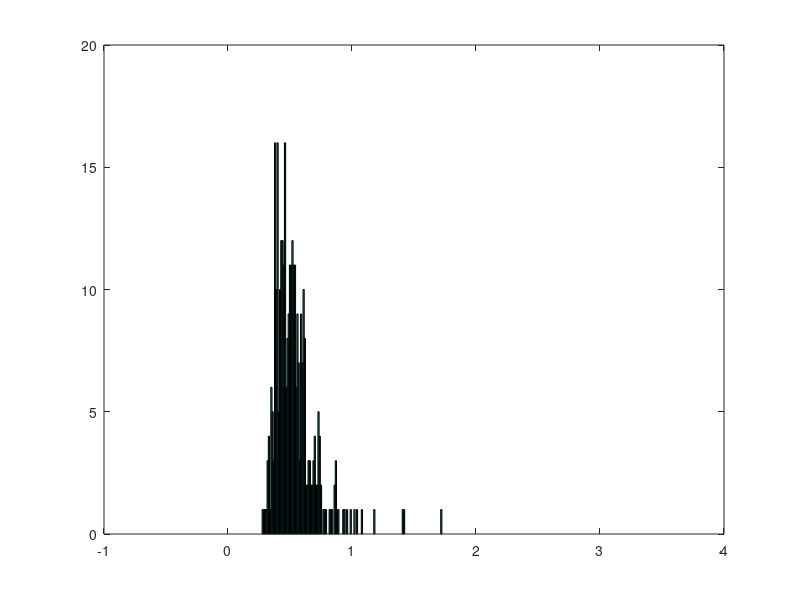

The MATLAB script that drew this image: (Note: this script raises an error after producing the figure.)
%%=====================================================================================================================================
% “Regressing Away Common Neural Choice Signals does not make them Artifacts. Comment on Frӧmer et al (2024 , Nature Human Behaviour)”
% Authors: Redmond G. O’Connell, Elaine A. Corbett, Elisabeth Parés-Pujolràs, Daniel Feuerriegel & Simon P. Kelly
%%=====================================================================================================================================

% Simulation of simple signal shapes to demonstrate Unfold works well when the data meet its assumptions, but not so much otherwise.

clear all; close all;
load EEG2x2 % to make sure structure is configured to work, I'm starting from one of the tutorial simulations
% has 200 Hz sample rate, and 120,000 samples (10 minutes) - fine for our purposes!

% We're going to replace the EEG data and the event list. Let's start by generating the RT distribution which can be
% entered as the event list in all cases.

% Let's say a stimulus comes up every
SOA = 1.8; % ...sec, and so we'll fit this many trials in 10 min:
numtr = 332; % number of trials
% generate RTs:
dm = 1.2%1.2; % mean drift rate /sec
ds = .5; %0.5 std of drift rate /sec
bcr = 0.8; % assume a collapsing bound at this rate /sec, let's say bound starts at 1 and collapses toward zero at 2 sec. Almost ruling out misses.
% Let's generate a bunch of drift rates and record them:
d = dm+ds*randn(numtr,1);
RT = 1./(d+bcr); % if you want to look at distribution:
figure; hist(RT,[-.2:.01:3])
while max(RT)>1.5 | min(RT)<0 % let's contain the RTs to within 1.5 sec (should be the case with these settings on most runs)
    d(find(RT>1.5 | RT<0)) = dm+ds*randn(length(find(RT>1.5 | RT<0)),1); % sample fresh drift rates that are hopefully less outlying
    RT(find(RT>1.5 | RT<0)) = 1./(d(find(RT>1.5 | RT<0))+bcr);
end
% Also record amplitude at resp, 'a,' of the ballistic accumulator:
a = d.*RT; % very easy equations since we're starting ramp from (0,0). To plot amplitude of DV at RT, across RT: figure; plot(RT,a,'o')

% d and a are our ground truth for the ramp model. We use the same RT distribution without loss of generality, for the simulated data with overlapping S and R signals

%% now let's make two continuous EEG signals, in both of which we insert the same trigger event for each S and R.
% in EEGSR, we insert at each event a timescale-invariant S-locked or R-locked signal, as assumed in the Unfold model.
% e.g. just a box car of different durations, or maybe a triangular wave:
durS = 0.6; durR = 0.6; % same duration and shape for S and R - don't see any need to make them different
S = [1:durS/2*EEG.srate fliplr(1:durS/2*EEG.srate-1)]./(durS/1*EEG.srate);  % The stiulus-locked signal
R = [1:durR/2*EEG.srate fliplr(1:durR/2*EEG.srate-1)]./(durR/1*EEG.srate); tR = [-(durR/2*EEG.srate-1):(durR/2*EEG.srate-1)]; % timebase to allow us to put R-locked resp centred on R
% in EEGRAMP, we interpose a ramp signal from S to R of each trial - we'll do that in the loop below.

EEG.event=[]; EEG.data=zeros(1,120000); % initialise
[EEGSR, EEGRAMP] = deal(EEG);  % blank slate for both

k=0;
for n=1:numtr
    % stimulus:
    k=k+1;
    [EEGSR.event(k).latency, EEGRAMP.event(k).latency] = deal(EEG.srate*SOA*n);  % pop the stimulus events in at every SOA
    [EEGSR.event(k).type, EEGRAMP.event(k).type] = deal('stim_on');
    % add S-locked signal to EEGSR at stimulus time:
    EEGSR.data(EEGSR.event(k).latency+[1:length(S)]) = EEGSR.data(EEGSR.event(k).latency+[1:length(S)]) + S;
    % add RAMP between S and R to EEGRAMP:
    EEGRAMP.data(EEGRAMP.event(k).latency+[1:round(EEG.srate*RT(n))]) = [1:round(EEG.srate*RT(n))]/round(EEG.srate*RT(n))*a(n); % ramps to the bound level at that RT
    [EEGSR.event(k).is_slow, EEGRAMP.event(k).is_slow] = deal(RT(n)>=median(RT)); % add an indicator variable for RT median split, as in Fromer et al
    
    % resp:
    k=k+1;
    [EEGSR.event(k).latency, EEGRAMP.event(k).latency] = deal(EEGSR.event(k-1).latency + round(EEG.srate*RT(n)));
    [EEGSR.event(k).type, EEGRAMP.event(k).type] = deal('resp');
    % add R-locked signal to EEGSR at the resp times:
    EEGSR.data(EEGSR.event(k).latency+tR) = EEGSR.data(EEGSR.event(k).latency+tR) + R;
    
    [EEGSR.event(k).is_slow, EEGRAMP.event(k).is_slow] = deal(RT(n)>=median(RT)); % add an indicator variable for RT median split, as in Fromer et al
end

cfgDesign = [];
cfgDesign.eventtypes = {'stim_on','resp'};
cfgDesign.formula = {'y~1','y~1+cat(is_slow)'};  

% For Timexpanding everything:
cfgTimeexpand = [];
cfgTimeexpand.timelimits = [-1.5 1.5]; % Fromer et al GitHub page says that analysis of Steinemann was the same as the Boldt data. The Boldt data code appears to use asymmetric S/R windows but the long part was 1.5 sec
plt.times = [-1.5:1/EEG.srate:1.499];

% now run EEGSR through unfold:
EEGSR = uf_designmat(EEGSR,cfgDesign);
EEGSR = uf_timeexpandDesignmat(EEGSR,cfgTimeexpand);
EEGSR = uf_glmfit(EEGSR,'channel',1);  % Fit the GLM
ufresultSR = uf_condense(EEGSR);

% and EEGRAMP - same code:
EEGRAMP = uf_designmat(EEGRAMP,cfgDesign);
EEGRAMP = uf_timeexpandDesignmat(EEGRAMP,cfgTimeexpand);
EEGRAMP = uf_glmfit(EEGRAMP,'channel',1);  % Fit the GLM
ufresultRAMP = uf_condense(EEGRAMP);

% ... and for looking into their Supplementary Fig 7, do another round on the ramp case, but "RT-agnostic" as they put it
cfgDesign.formula = {'y~1','y~1'};  
EEGRAMP = uf_designmat(EEGRAMP,cfgDesign);
EEGRAMP = uf_timeexpandDesignmat(EEGRAMP,cfgTimeexpand);
EEGRAMP = uf_glmfit(EEGRAMP,'channel',1);  % Fit the GLM
ufresultRAMP_RTag = uf_condense(EEGRAMP);

% Replicate Fig. S6 for ramping signal (EPP)
cfgDesign.eventtypes = {'stim_on','resp'};
cfgDesign.formula = {'y~1+cat(is_slow)','y~1+cat(is_slow)'}; 
EEGRAMP = uf_designmat(EEGRAMP,cfgDesign);
EEGRAMP = uf_timeexpandDesignmat(EEGRAMP,cfgTimeexpand);
EEGRAMP = uf_glmfit(EEGRAMP,'channel',1);  % Fit the GLM
ufresultRAMP_SR_RT = uf_condense(EEGRAMP);

% Replicate Fig. S6 for time-invariant SR signal (EPP) -
cfgDesign.eventtypes = {'stim_on','resp'};
cfgDesign.formula = {'y~1+cat(is_slow)','y~1+cat(is_slow)'};  
EEGSR = uf_designmat(EEGSR,cfgDesign);
EEGSR = uf_timeexpandDesignmat(EEGSR,cfgTimeexpand);
EEGSR = uf_glmfit(EEGSR,'channel',1);  % Fit the GLM
ufresultSR_SR_RT = uf_condense(EEGSR);


%% And now let's derive fast/slow ERP traces, both original, and "corrected" by Unfold:
% For corrected, we remove S-locked component.
% For Supl fig 7, we correct further by removing also the R compts!
[origSR, corrSR, corrSR_S,corrSR_R] = deal(EEGSR.data);
[origRAMP, corrRAMP, corrRAMP2, corrRAMP_S, corrRAMP_R] = deal(EEGRAMP.data); % corrRAMP2 will be the one corrected by removing S AND R

ts = round(plt.times*EEG.srate);
[erpSR, erprSR, erpcSR, erprcSR, erpRAMP, erprRAMP, erpcRAMP, erprcRAMP, erpcRAMP2, erprcRAMP2] = deal(nan(numtr,length(ts))); % 'r' stands for Response-locked, 'c' stands for corrected

for n=1:numtr
    % Uncorrected:
    erpSR(n,:) = origSR(EEGSR.event(n*2-1).latency+ts); % (S are the odd numbered events)
    erprSR(n,:) = origSR(EEGSR.event(n*2).latency+ts);
    erpRAMP(n,:) = origRAMP(EEGRAMP.event(n*2-1).latency+ts);
    erprRAMP(n,:) = origRAMP(EEGRAMP.event(n*2).latency+ts);
    % For corrected, remove S-locked by subtracting from each trial:
    corrSR(EEGSR.event(n*2-1).latency+ts) = corrSR(EEGSR.event(n*2-1).latency+ts) - ufresultSR.beta(:,:,1);
    erprcSR(n,:) = corrSR(EEGSR.event(n*2).latency+ts);
    corrRAMP(EEGRAMP.event(n*2-1).latency+ts) = corrRAMP(EEGRAMP.event(n*2-1).latency+ts) - ufresultRAMP.beta(:,:,1);
    erprcRAMP(n,:) = corrRAMP(EEGRAMP.event(n*2).latency+ts);
    
    % For fig S7 corrected, remove S-locked AND R-locked:
    corrRAMP2(EEGRAMP.event(n*2-1).latency+ts) = corrRAMP2(EEGRAMP.event(n*2-1).latency+ts) - ufresultRAMP_RTag.beta(:,:,1); % subtract S
    corrRAMP2(EEGRAMP.event(n*2).latency+ts) = corrRAMP2(EEGRAMP.event(n*2).latency+ts) - ufresultRAMP_RTag.beta(:,:,2);   % subtract R
    erpcRAMP2(n,:) = corrRAMP2(EEGRAMP.event(n*2-1).latency+ts);   % S-locked
    erprcRAMP2(n,:) = corrRAMP2(EEGRAMP.event(n*2).latency+ts);   % R-locked
    
    % For fig S6 corrected, remove S-locked AND R-locked in RAMP panels (RIGHT):
    % For corrected resp ERPs, remove S-component by subtracting from each trial:
    corrRAMP_S(EEGRAMP.event(n*2-1).latency+ts) = corrRAMP_S(EEGSR.event(n*2-1).latency+ts) - ufresultRAMP_SR_RT.beta(:,:,1);
    if EEGRAMP.event(n*2-1).is_slow == 1 %For slow trials, remove "slow" betas too
        corrRAMP_S(EEGRAMP.event(n*2-1).latency+ts) = corrRAMP_S(EEGSR.event(n*2-1).latency+ts) - ufresultRAMP_SR_RT.beta(:,:,2);
    end
    erprcRAMP_R(n,:) = corrRAMP_S(EEGRAMP.event(n*2).latency+ts); %Removed stimulus
    
    % For corrected stimulus ERPs, remove R-component by subtracting from each trial:
    corrRAMP_R(EEGRAMP.event(n*2).latency+ts) = corrRAMP_R(EEGRAMP.event(n*2).latency+ts) - ufresultRAMP_SR_RT.beta(:,:,3);
    if EEGRAMP.event(n*2).is_slow == 1 %For slow trials, remove "slow" betas too
        corrRAMP_R(EEGRAMP.event(n*2).latency+ts) = corrRAMP_R(EEGRAMP.event(n*2).latency+ts) - ufresultRAMP_SR_RT.beta(:,:,4);
    end
    erprcRAMP_S(n,:) = corrRAMP_R(EEGRAMP.event(n*2-1).latency+ts); %Removed resp
    
    % For fig S6 corrected, remove S-locked AND R-locked in SR panels (LEFT):
    % For corrected resp ERPs, remove S-component by subtracting from each trial:
    corrSR_S(EEGSR.event(n*2-1).latency+ts) = corrSR_S(EEGSR.event(n*2-1).latency+ts) - ufresultSR_SR_RT.beta(:,:,1);
    if EEGSR.event(n*2-1).is_slow == 1 %For slow trials, remove "slow" betas too
        corrSR_S(EEGSR.event(n*2-1).latency+ts) = corrSR_S(EEGSR.event(n*2-1).latency+ts) - ufresultSR_SR_RT.beta(:,:,2);
    end
    erprcSR_R(n,:) = corrSR_S(EEGSR.event(n*2).latency+ts); %Removed stimulus
    
    % For corrected stimulus ERPs, remove R-component by subtracting from each trial:
    corrSR_R(EEGSR.event(n*2).latency+ts) = corrSR_R(EEGSR.event(n*2).latency+ts) - ufresultSR_SR_RT.beta(:,:,3);
    if EEGSR.event(n*2).is_slow == 1 %For slow trials, remove "slow" betas too
        corrSR_R(EEGSR.event(n*2).latency+ts) = corrSR_R(EEGSR.event(n*2).latency+ts) - ufresultSR_SR_RT.beta(:,:,4);
    end
    erprcSR_S(n,:) = corrSR_R(EEGSR.event(n*2-1).latency+ts); %Removed resp
    
end

%% plotting
% first create figure and set plot dimensions etc:
plotTimes = [-1.5:1/EEG.srate:1.5];

set(0,'DefaultLegendAutoUpdate','off')
figure; set(gcf,'DefaultLineLineWidth',2);

xlS = [-0.5 1]; % x axis limits for Stimulus-locked
xlR = [-0.72 0.1];  % x axis limits for Response-locked

FS = 9; % fontsize
xlex = [-0.1 1.1];
yl=[-0.5 1];

set(0,'DefaultLegendAutoUpdate','off')
f = figure;  set(gcf,'DefaultLineLineWidth',2);
t = tiledlayout(4,4, 'TileSpacing','compact')
colors = [180 108 110 ; 105 9 11]/255;
dblue = hex2rgb("0072BD");
lblue = hex2rgb("4DBEEE");

% Example trials up top
% find suitable trials around the 10th, 90th percentile:
q19 = quantile(RT,[.1 .9]);
[mm,tr(1)]  = min(abs(RT-q19(1))); [mm,tr(2)]  = min(abs(RT-q19(2)));
for n=1:2
    if n == 1; nexttile([1,2]); end
    tex = [-0.1:1/EEG.srate:1.1]; exS = zeros(1,length(tex)); exR = zeros(1,length(tex));
    exS(find(tex==0)+[1:length(S)]) = S; [mm,RTsamp]=min(abs(tex-RT(tr(n)))); exR(RTsamp+tR) = R;
    
    if n == 2; xlabel('Time (s)'); ylabel('Simulated signals (a.u.)');
        lt = '--'; else lt = '-';end
    
    plot(tex,exS, 'Color', [0 0.4470 0.7410]); hold on; %if n==1, set(gca,'XTickLabel',[]); end%set(gca,'XColor',[1 1 1]); end
    plot(tex,exR, 'Color', [0.8500 0.3250 0.0980]); xlim(xlex); ylim(yl); plot([0 0],yl,'k','LineWidth',1);  hold on;
    plot([1 1]*tex(RTsamp),yl,'--k','LineWidth',1); hold on;
    text(-0.02,yl(2)*1.12,'S','FontSize',FS); text(tex(RTsamp)-0.04,yl(2)*1.12,['R_' num2str(n)],'FontSize',FS);
    if n == 1; text(-0.02,yl(2)*1.4,['Time Invariant S and R components'], 'fontsize', 11);
        l=legend({'S', 'R'}, 'interpreter', 'latex', 'location', 'ne', 'box', 'off')
        l.ItemTokenSize = [10 8];
    end
    
end

for n=1:2
    if n == 1; nexttile([1,2]); end
    tex = [-0.1:1/EEG.srate:1.1]; ex = zeros(1,length(tex));
    ex(find(tex==0)+[1:round(EEG.srate*RT(tr(n)))]) = [1:round(EEG.srate*RT(tr(n)))]/round(EEG.srate*RT(tr(n)))*a(tr(n));
    
    if n == 2; xlabel('Time (s)');
        lt = '--'; else lt = '-';end
    
    [mm,RTsamp]=min(abs(tex-RT(tr(n))));
    plot(tex,ex,'Color',[0 .5 0]); if n==1, set(gca,'YTickLabel', ''); end ; hold on;%set(gca,'XColor',[1 1 1]); end
    xlim(xlex); ylim(yl); plot([0 0],yl,'k','LineWidth',1); hold on;
    plot([1 1]*tex(RTsamp),yl,'--k','LineWidth',1); hold on;
    set(gca,'YTickLabel', '');
    text(tex(RTsamp)-0.04,yl(2)*1.12,['R_' num2str(n)],'FontSize',FS);
    text(-0.02,yl(2)*1.12,'S','FontSize',FS);
    if n == 1; text(-0.02,yl(2)*1.4,['Ramping Evidence Accumulation Signal'], 'fontsize', 11);
        l=legend({'EA'}, 'interpreter', 'latex', 'location', 'ne', 'box', 'off')
        l.ItemTokenSize = [10 8];
    end
end

% SR uncorrected:
nexttile; %Stimulus-locked
plot(plt.times,mean(erpSR(find(RT<median(RT)),:)),'Color',colors(1,:)); hold on;
plot(plt.times,mean(erpSR(find(RT>=median(RT)),:)),'Color',colors(2,:)); hold on;
xlim(xlS); ylim(yl); plot([0 0],yl,'k','LineWidth',1);
ylabel('ERP amplitude (a.u.)'); set(gca,'XTickLabel',[]);
text(-0.02,yl(2)*1.12,'S','FontSize',FS);
nexttile; %Response-locked
plot(plt.times,mean(erprSR(find(RT<median(RT)),:)),'Color',colors(1,:)); hold on;
plot(plt.times,mean(erprSR(find(RT>=median(RT)),:)),'Color',colors(2,:));   hold on;
xlim(xlR); ylim(yl);  plot([0 0],yl,'--k','LineWidth',1);   set(gca,'XTickLabel',[]);
text(-0.04,yl(2)*1.12,'R','FontSize',FS);
set(gca,'YTickLabel','');
l=legend({'Fast', 'Slow'}, 'interpreter', 'latex', 'location', 'nw', 'box', 'off')
l.ItemTokenSize = [10 8];

% RAMP uncorrected:
nexttile;
plot(plt.times,mean(erpRAMP(find(RT<median(RT)),:)),'Color',colors(1,:)); hold on;
plot(plt.times,mean(erpRAMP(find(RT>=median(RT)),:)),'Color',colors(2,:)); hold on; xlim(xlS);
ylim(yl); plot([0 0],yl,'k','LineWidth',1);   set(gca,'XTickLabel',[]);set(gca,'YTickLabel','');
xlim(xlS); ylim(yl); plot([0 0],yl,'k','LineWidth',1);
text(-0.02,yl(2)*1.12,'S','FontSize',FS);

nexttile;
plot(plt.times,mean(erprRAMP(find(RT<median(RT)),:)),'Color',colors(1,:)); hold on;
plot(plt.times,mean(erprRAMP(find(RT>=median(RT)),:)),'Color',colors(2,:)); hold on;
xlim(xlR); ylim(yl);
plot([0 0],yl,'--k','LineWidth',1);   set(gca,'XTickLabel',[]);
set(gca,'YTickLabel',''); set(gca,'XTickLabel',[]);
xlim(xlR); ylim(yl);  plot([0 0],yl,'--k','LineWidth',1);   set(gca,'XTickLabel',[]);
text(-0.04,yl(2)*1.12,'R','FontSize',FS);
l=legend({'Fast', 'Slow'}, 'interpreter', 'latex', 'location', 'nw', 'box', 'off')
l.ItemTokenSize = [10 8];

% SR corrected:
% yl=[-0.2 0.6];
nexttile; %Stimulus-locked
plot(plt.times,ufresultSR.beta(:,:,1)); hold on; plot([0 0],yl,'k','LineWidth',1);
xlim(xlS); ylim(yl); hold on;   % eSated S-compt
hold on;  set(gca,'XTickLabel',[]);
l = legend({'$$\hat{S}$$'}, 'interpreter', 'latex', 'location', 'ne', 'box', 'off')
l.ItemTokenSize = [10 8];
xlim(xlS); ylim(yl); plot([0 0],yl,'k','LineWidth',1);
ylabel('Unfold ERP (a.u.)')
text(-0.3,yl(2)*1.25,'                    S ~ 1, R ~ 1 + RT')


nexttile; %Response-locked
plot(plt.times,mean(erprcSR(find(RT<median(RT)),:)),'Color',colors(1,:)); hold on;
plot(plt.times,.015+mean(erprcSR(find(RT>=median(RT)),:)),'Color',colors(2,:)); xlim(xlR); ylim(yl); hold on;
plot([0 0],yl,'--k','LineWidth',1);    hold on;
set(gca,'YTickLabel','','XTickLabel',[]);
xlim(xlR); ylim(yl);  plot([0 0],yl,'--k','LineWidth',1);  % set(gca,'XTickLabel',[]);
l=legend({'$$\hat{R}$$ fast', '$$\hat{R}$$ slow'}, 'interpreter', 'latex', 'location', 'nw', 'box', 'off')

% RAMP corrected:
nexttile;
plot(plt.times,ufresultRAMP.beta(:,:,1));hold on;
xlim(xlS); ylim(yl);
plot(plt.times,mean(erpcRAMP2(find(RT<median(RT)),:)),'--','Color',colors(1,:)); hold on;
plot(plt.times,mean(erpcRAMP2(find(RT>=median(RT)),:)),'--','Color',colors(2,:)); hold on;
plot([0 0],yl,'k','LineWidth',1);   xlim(xlS); ylim(yl);  % eSated S-compt
set(gca,'YTickLabel','','XTickLabel',[]);
l = legend({'$$\hat{S}$$'}, 'interpreter', 'latex', 'location', 'ne', 'box', 'off')
l.ItemTokenSize = [10 8];
text(-0.3,yl(2)*1.25,'                    S ~ 1, R ~ 1 + RT')

nexttile;
plot(plt.times,mean(erprcRAMP(find(RT<median(RT)),:)),'Color',colors(1,:)); hold on;
plot(plt.times,mean(erprcRAMP(find(RT>=median(RT)),:)),'Color',colors(2,:)); hold on;
plot(plt.times,mean(erprcRAMP2(find(RT<median(RT)),:)),'--','Color',colors(1,:)); hold on;
plot(plt.times,mean(erprcRAMP2(find(RT>=median(RT)),:)),'--','Color',colors(2,:));
xlim(xlR); ylim(yl); plot([0 0],yl,'--k','LineWidth',1)
set(gca,'YTickLabel','','XTickLabel',[]);
l=legend({'$$\hat{R}$$ fast', '$$\hat{R}$$ slow'}, 'interpreter', 'latex', 'location', 'nw', 'box', 'off')
l.ItemTokenSize = [10 8];
xlim(xlR); ylim(yl);  plot([0 0],yl,'--k','LineWidth',1);  


% Equivalent of Fig. S6
% yl = [-0.5 0.6];

nexttile;set(gca,'YTickLabel','','XTickLabel',[]);
plot(plt.times,mean(erprcSR_S(find(RT<median(RT)),:)),'-','Color',colors(1,:)); hold on;
plot(plt.times,mean(erprcSR_S(find(RT>=median(RT)),:)),'-','Color',colors(2,:));
xlim(xlS); ylim(yl); hold on;
plot([0 0],yl,'k','LineWidth',1);
l = legend({'$$\hat{S}$$ fast', '$$\hat{S}$$ slow'}, 'interpreter', 'latex', 'location', 'ne', 'box', 'off')
l.ItemTokenSize = [10 8];
text(-0.3,yl(2)*1.25,'                S ~ 1 + RT, R ~ 1 + RT')

ylabel('Unfold ERP (a.u.)')

nexttile;set(gca,'YTickLabel','','XTickLabel',[]);
plot(plt.times,mean(erprcSR_R(find(RT<median(RT)),:)),'-','Color',colors(1,:)); hold on;
plot(plt.times,mean(erprcSR_R(find(RT>=median(RT)),:)),'-','Color',colors(2,:));
plot([0 0],yl,'--k','LineWidth',1);    hold on; % eSated S-compt
xlim(xlR);
ylim(yl); hold on;
set(gca,'YTickLabel','');
l=legend({'$$\hat{R}$$ fast', '$$\hat{R}$$ slow'}, 'interpreter', 'latex', 'location', 'nw', 'box', 'off')
l.ItemTokenSize = [10 8];

nexttile;
plot(plt.times,mean(erprcRAMP_S(find(RT<median(RT)),:)),'-','Color',colors(1,:)); hold on;
plot(plt.times,mean(erprcRAMP_S(find(RT>=median(RT)),:)),'-','Color',colors(2,:));
xlim(xlS); ylim(yl); hold on;
plot([0 0],yl,'k','LineWidth',1);
set(gca,'YTickLabel','');
l = legend({'$$\hat{S}$$ fast', '$$\hat{S}$$ slow'}, 'interpreter', 'latex', 'location', 'ne', 'box', 'off')
l.ItemTokenSize = [10 8];
text(-0.3,yl(2)*1.25,'                S ~ 1 + RT, R ~ 1 + RT')

nexttile;
plot(plt.times,mean(erprcRAMP_R(find(RT<median(RT)),:)),'-','Color',colors(1,:)); hold on;
plot(plt.times,mean(erprcRAMP_R(find(RT>=median(RT)),:)),'-','Color',colors(2,:));
plot([0 0],yl,'--k','LineWidth',1);    hold on; % eSated S-compt
xlim(xlR);
ylim(yl); hold on;
set(gca,'YTickLabel','');
l=legend({'$$\hat{R}$$ fast', '$$\hat{R}$$ slow'}, 'interpreter', 'latex', 'location', 'nw', 'box', 'off')
l.ItemTokenSize = [10 8];


xlabel(t, 'Time(s)')

f.Units = 'centimeters';
f.OuterPosition = [0 0 20 22];